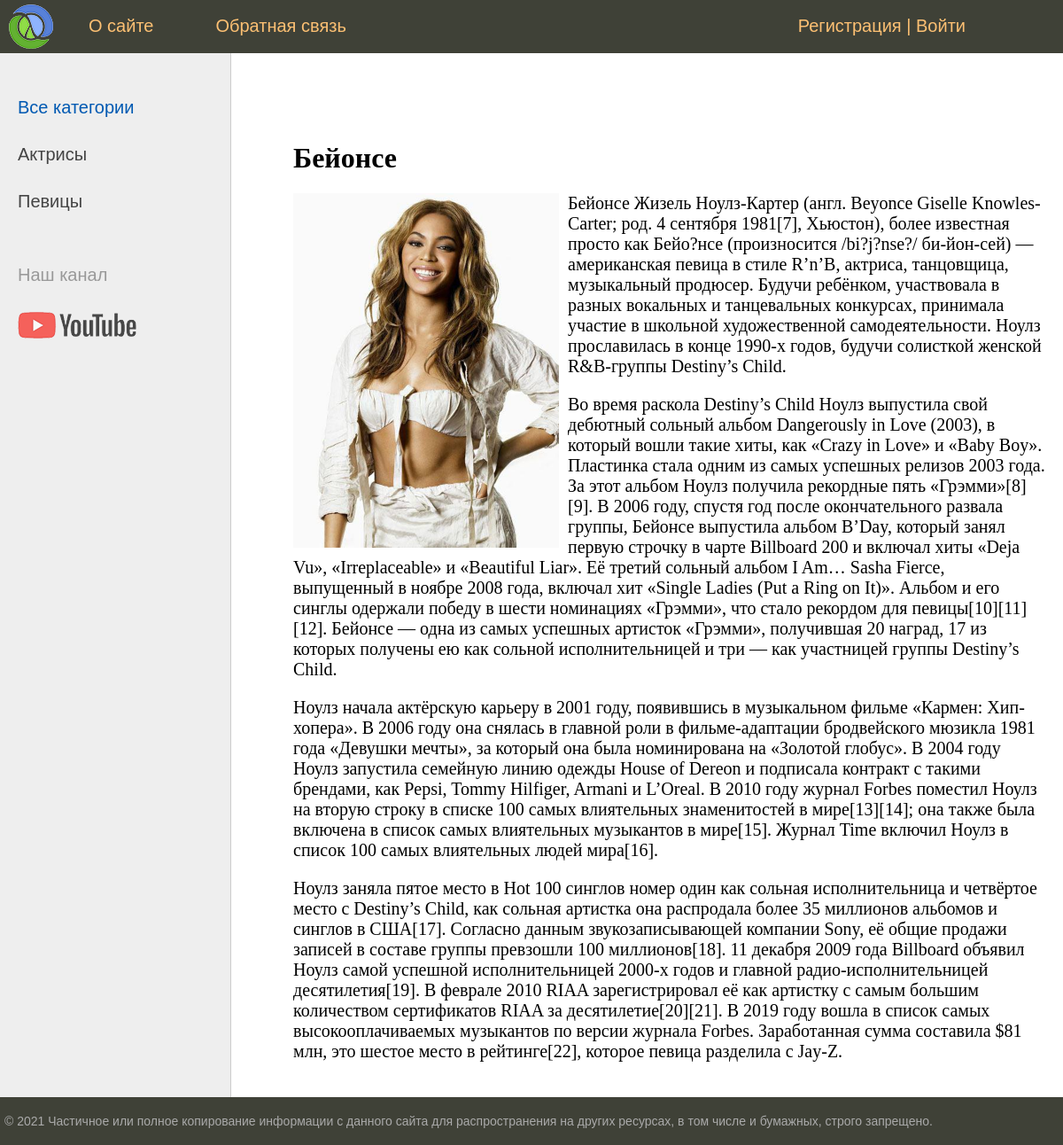
/post/bejonse/, run on the app's committed database.
### women/models.py (models this page shows, shortened)
class Category(models.Model):
    name = models.CharField(max_length=100, db_index=True, verbose_name='Категория')
    slug = models.SlugField(max_length=255, unique=True, db_index=True, verbose_name='URL')
    class Meta:
        verbose_name = 'Категории'
        verbose_name_plural = 'Категории'
        ordering = ['id']
    def get_absolute_url(self):
        return reverse('category', kwargs={'cat_slug': self.slug})

class Women(models.Model):
    title = models.CharField(max_length=255, verbose_name='Заголовок')
    slug = models.SlugField(max_length=255, unique=True, db_index=True, verbose_name='URL')
    content = models.TextField(blank=True, verbose_name="Текст статьи")
    photo = models.ImageField(upload_to="photos/%Y/%m/%d/", verbose_name="Фото")
    time_create = models.DateTimeField(auto_now_add=True, verbose_name="Время создания")
    time_update = models.DateTimeField(auto_now=True, verbose_name="Время изменения")
    is_published = models.BooleanField(default=True, verbose_name="Публикация")
    cat = models.ForeignKey('Category', on_delete=models.PROTECT, verbose_name="Категории")
    def __str__(self):
        return self.title
    class Meta:
        verbose_name = 'Известные женщины'
        verbose_name_plural = 'Известные женщины'
        ordering = ['id']

### women/views.py (the view)
# urls.py: path('post/<slug:post_slug>/', ShowPost.as_view(), name='post'),
class ShowPost(DataMixin, DetailView):
    model = Women
    template_name = 'women/post.html'
    slug_url_kwarg = 'post_slug'
    context_object_name = 'post'
    def get_context_data(self, *, object_list=None, **kwargs):
        context = super().get_context_data(**kwargs)
        c_def = self.get_user_context(title=context['post'])
        return dict(list(context.items()) + list(c_def.items()))

### women/utils.py (called while the page is built)
    def get_user_context(self, **kwargs):
        context = kwargs
        cats = cache.get('cats')
        if not cats:
            cats = Category.objects.annotate(Count('women'))
            cache.set('cats', cats, 60)
        user_menu = menu.copy()
        if not self.request.user.is_authenticated:
            user_menu.pop(1)
        context['menu'] = user_menu
        context['cats'] = cats
        if 'cat_selected' not in context:
            context['cat_selected'] = 0
        return context

### women/templates/women/post.html
{% extends 'women/base.html' %}
{% block content %}
<h1>{{post.title}}</h1>
{% if post.photo %}
<p><img class="img-article-left" src="{{post.photo.url}}"></p>
{% endif %}
{{post.content|linebreaks}}
{% endblock %}

### women/templates/women/base.html (shortened to what this page needs)
{% load static %}
{% load women_tags %}
<!DOCTYPE html>
<html>
<head>
    <link type="text/css" href="{% static 'women/css/styles.css' %}" rel="stylesheet"/>
</head>
<body>
<table class="table-page" border=0 cellpadding="0" cellspacing="0">
    <tr>
        <td valign=top>
            {% block mainmenu %}
                <div class="header">
                    <ul id="mainmenu" class="mainmenu">
                        <li class="logo"><a href="{% url 'home' %}">
                            <div class="logo"></div>
                        </a></li>
                        {% for m in menu %}
                            <li><a href="{% url m.url_name %}">{{ m.title }}</a></li>
                        {% endfor %}
                        <li class="last">
                            {% if request.user.is_authenticated %}
                                <li class="last"> {{ user.username }} | <a href="{% url 'logout' %}">Выйти</a></li>
                            {% else %}
                                <li class="last"><a href="{% url 'register' %}">Регистрация</a> | <a
                                        href="{% url 'login' %}">Войти</a></li>
                            {% endif %}
                        </li>
                    </ul>
                </div>
            {% endblock mainmenu %}
            <table class="table-content" border=0 cellpadding="0" cellspacing="0">
                <tr>
                    <td valign="top" class="left-chapters">
                        <ul id="leftchapters">
                            {% if cat_selected == 0 %}
                                <li class="selected">Все категории</li>
                            {% else %}
                                <li><a href="{% url 'home' %}">Все категории</a></li>
                            {% endif %}
                            {% for c in cats %}
                                {% if c.women__count > 0 %}
                                    {% if c.pk == cat_selected %}
                                        <li class="selected">{{ c.name }}</li>
                                    {% else %}
                                        <li><a href="{{ c.get_absolute_url }}">{{ c.name }}</a></li>
                                    {% endif %}
                                {% endif %}
                            {% endfor %}
                            <li class="share">
                                <p>Наш канал</p>
                                <a class="share-yt"
                                   href="https://www.youtube.com/channel/UClJzWfGWuGJL2t-3dYKcHTA/playlists"
                                   target="_blank" rel="nofollow"></a>
                            </li>
                        </ul>
                    </td>
                    <td valign="top" class="content">
                        <div class="content-text">
                            {% block content %}
                            {% endblock %}
                        </div>
                    </td>
                </tr>
            </table>
        </td>
    </tr>
    <tr>
        <td valign=top>
            <div id="footer">
                <p>&copy; 2021 Частичное или полное копирование информации с данного сайта для распространения на других
                    ресурсах, в том числе и бумажных, строго запрещено.</p>
            </div>
        </td>
    </tr>
</table>
</body>
</html>

### women/static/women/css/styles.css (style rules this page uses)
html, body { font-family: 'Arial'; margin: 0; padding: 0; height: 100%; width: 100%; color: #444; }
a { color: #0059b2; text-decoration: none; }
img { max-width: 600px; height: auto; }
img.img-article-left { max-width: 300px; height: auto; float: left; padding: 0 10px 10px 0; }
.table-page { width: 100%; height: 100%; vertical-align: top; }
.table-page tr { height: 100%; }
.header { background: #3F4137; height: 60px; }
.logo { background: url('../images/logo.png') no-repeat 10px 5px; width: 70px; height: 60px; }
ul.mainmenu { list-style: none; margin: 0; padding: 0; height: 60px; color: #fdc073; font-size: 20px; overflow: hidden; }
ul.mainmenu li { float: left; margin: 18px 40px 0 30px; }
ul.mainmenu li.logo { margin: 0; }
ul.mainmenu li.last { float: right; }
ul.mainmenu li a { color: #fdc073; text-decoration: none; }
.table-content { width: 100%; min-height: 100%; height: 100%; }
.left-chapters { margin: 0; background: #eee; border-right: 1px solid #ccc; min-height: 100%; }
.left-chapters ul { width: 230px; min-height: 100%; margin: 0; padding: 20px 10px 10px 20px; list-style: none; font-size: 20px; }
.left-chapters ul li { margin: 30px 0 0 0; color: #999; }
.left-chapters ul li.selected { color: #0059b2; }
.left-chapters ul li a { color: #444; text-decoration: none; }
.left-chapters ul li.share { margin: 60px 0 0 0; }
.left-chapters ul li.share p { margin: 30px 0 30px 0; }
.left-chapters ul li.share a { display: inline-block; width: 40px; height: 40px; margin: 0 20px 0 0; }
.left-chapters ul li.share a.share-yt { width: 100%; height: 30px; background: url('../images/share_yt.png') no-repeat 0 0 }
.content { padding: 40px 20px 20px 40px; width: 100%; box-sizing: border-box; }
.content-text { margin: 60px 0 0 30px; color: #000; font-size: 20px; font-family: Yandex Sans Display Light; }
.content-text h1 { font-size: 32px; }
#footer { box-sizing: border-box; background: #3F4137; padding: 5px; color: #aaa; font-size: 14px; font-family: Verdana, Geneva, Arial, Helvetica; text-align: left; overflow: hidden; }

### data on the page
Category: name "Актрисы"
Category: name "Певицы"
Women: title "Бейонсе", photo (picture), content "Бейонсе Жизель Ноулз-Картер (англ. Beyonce Giselle Knowles-Carter; род. 4 сентября 1981[7], Хьюстон), более известная просто как Бейо?нсе (произносится /bi?j?nse?/ би-йон-сей) — американская певица в стиле R’n’B, актриса, танцовщица, музыкальный продюсер. Будучи ребёнком, участвовала в разных вокальных и танцевальных конкурсах, принимала участие в школьной художественной самодеятельности. Ноулз прославилась в конце 1990-х годов, будучи солисткой женской R&B-группы Destiny’s Child. Во время раскола Destiny’s Child Ноулз выпустила свой дебютный сольный альбом Dangerously in Love (2003), в который вошли такие хиты, как «Crazy in Love» и «Baby Boy». Пластинка стала одним из самых успешных…"

### other printed values
{{ m.title }} "О сайте" "Обратная связь"
